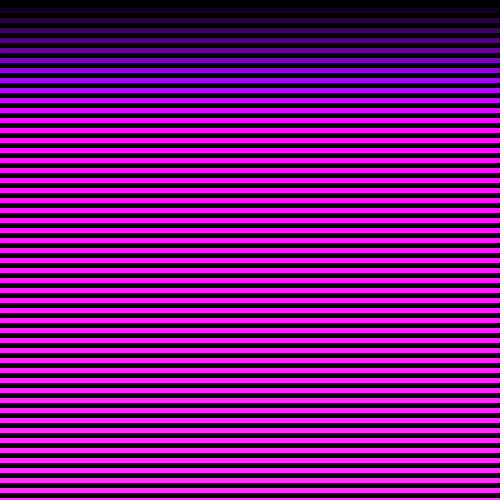
Frame 1 (no input)
Frame 60 (the mouse pressed at the canvas centre just before this capture): identical to frame 1, image omitted
Frame 120 (the mouse held since frame 60 and released just before this capture): identical to frame 1, image omitted

The Processing sketch that drew this single still picture (run headless with seeded random() and noise(); from frame 60 on, the mouse is pressed at the canvas centre):

// Processing sketch: forLoop_uni_LineasParalelas
// ── forLoop_uni_LineasParalelas.pde
int nElementos;

void setup() {
  background(0);
  size(500, 500);
  nElementos = 300;
}

void draw() {
  background(0);
  strokeWeight(5);
  for (int i=0; i<nElementos; i++) {
    stroke(20*i, i, 30*i);
    line(0, 10*i, width, 10*i);
  }
}
